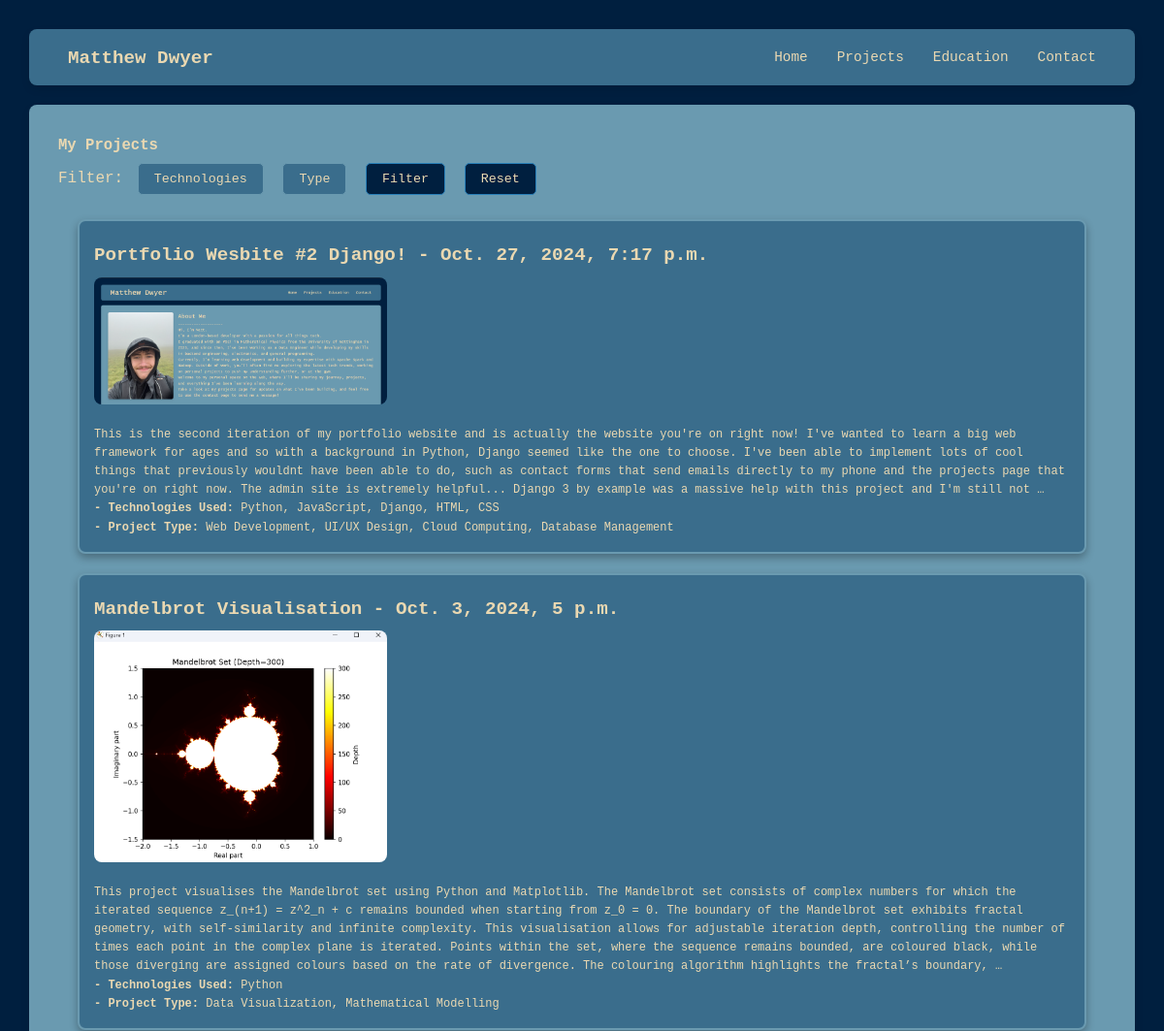
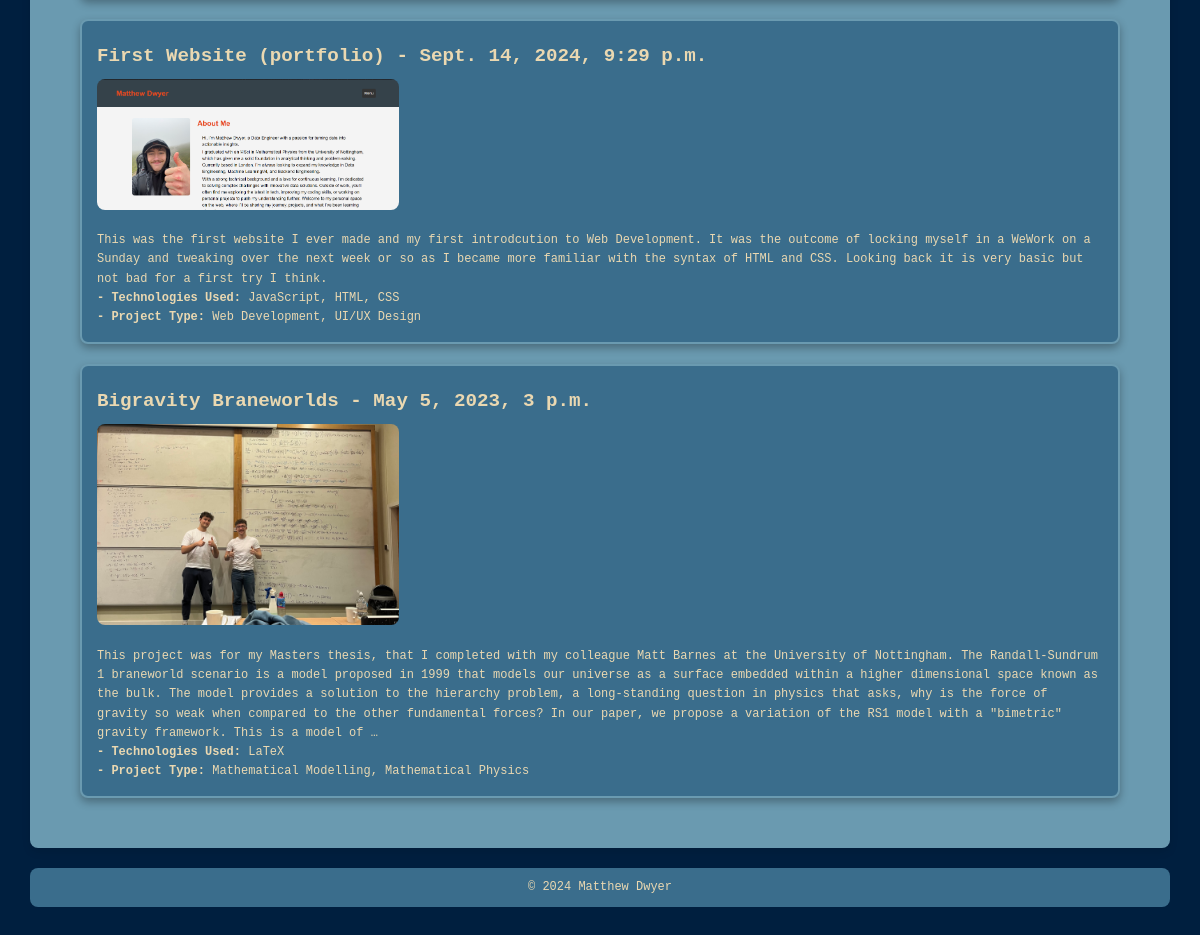
/projects/, run on the app's committed database (2 pictures, top to bottom).
### projects/models.py (models this page shows, shortened)
class Project(models.Model):
    title = models.CharField(max_length=200, verbose_name="Project Title")
    slug = models.SlugField(max_length=250, unique=True, blank=True, verbose_name="URL Slug")
    link = models.URLField(
        help_text="Enter a link to the project or repository.",
        blank=True,
        null=True
    )
    description = models.TextField(verbose_name="Project Description")
    created = models.DateTimeField(default=timezone.now, verbose_name="Date Created", editable=True)
    updated = models.DateTimeField(auto_now=True, verbose_name="Last Updated")
    image = models.ImageField(
        upload_to='images/',
        blank=True,
        null=True,
        help_text="Upload an image for the project.",
        verbose_name="Project Image"
    )
    file = models.FileField(
        upload_to='files/',
        blank=True,
        null=True,
        help_text="Upload a file related to the project.",
        verbose_name="Project File"
    )
    technologies = models.ManyToManyField(Technology, related_name="projects", verbose_name="Technologies Used")
    projecttype = models.ManyToManyField(ProjectType, related_name="projects", verbose_name="Project Types")
    def technology_list(self):
        return ", ".join(tech.name for tech in self.technologies.all())
    def type_list(self):
        return ", ".join(type.name for type in self.projecttype.all())
    class Meta:
        ordering = ["-created"]
        verbose_name = "Project"
        verbose_name_plural = "Projects"

class Technology(models.Model):
    name = models.CharField(max_length=100, unique=True, verbose_name="Technology Name")
    type = models.ForeignKey(
        TechnologyType,
        on_delete=models.CASCADE,
        related_name="technologies",
        verbose_name="Type"
    )

class ProjectType(models.Model):
    name = models.CharField(max_length=50, unique=True, verbose_name="Project Type")

### projects/views.py (the view)
# urls.py: path('', views.project_list, name='list'),
def project_list(request):
    technologies = Technology.objects.filter(projects__isnull=False) \
                                      .annotate(project_count=Count('projects')) \
                                      .order_by('name')
    project_types = ProjectType.objects.filter(projects__isnull=False) \
                                       .annotate(project_count=Count('projects')) \
                                       .order_by('name')
    selected_techs = request.GET.getlist('technologies')
    selected_types = request.GET.getlist('projecttype')
    projects = Project.objects.all()
    if selected_techs:
        projects = projects.filter(technologies__name__in=selected_techs).distinct()
    if selected_types:
        projects = projects.filter(projecttype__name__in=selected_types).distinct()
    context = {
        'projects': projects,
        'technologies': technologies,
        'projecttype': project_types,
        'selected_techs': selected_techs,
        'selected_types': selected_types
    }
    return render(request, 'projects/list.html', context)

### projects/templates/projects/list.html (shortened to what this page needs)
{% extends 'projects/base.html' %}
{% load static %}
{% block content %}
<div class="projects-container">
    <h2>My Projects</h2>
    <form method="get" action="{% url 'projects:list' %}">
        <label for="technologies">Filter:</label>
        <div class="dropdown-container">
            <button type="button" onclick="toggleDropdown('tech-dropdown')">Technologies</button>
        </div>
        <div class="dropdown-container">
            <button type="button" onclick="toggleDropdown('type-dropdown')">Type</button>
        </div>
        <button type="submit">Filter</button>
        <button type="filter" onclick="resetSelection()">Reset</button>
    </form>
    <div class="projects-grid">
        {% for project in projects %}
            <a href="{% url 'projects:detail' project.slug %}" class="project-card">
                <h3>{{ project.title }} - {{ project.created }}</h3>
                {% if project.image %}
                    <img src="{{ project.image.url }}" alt="Project Image">
                {% endif %}
                <p>{{ project.description|truncatewords:100 }}</p>
                <p><strong>- Technologies Used:</strong> {{ project.technology_list }}</p>
                <p><strong>- Project Type:</strong> {{ project.type_list }}</p>
            </a>
        {% endfor %}
    </div>
</div>
{% endblock %}

### projects/static/projects/project_styles.css (style rules this page uses)
:root { --primary-color: #3A6D8C; --secondary-color: #6A9AB0; --background-color: #001F3F; --font-color: #EAD8B1; --hover-color: #2980b9; --font-main: "Lucida Console", Monaco, monospace; --padding: 10px; --main-heading: 1.6vw; --nav-link-size: 1.2vw; --page-heading: 1.3vw; --sub-heading: 1.3; --paragraph: 1vw; }
* { margin: 0; padding: 0; box-sizing: border-box; }
h2 { font-size: var(--page-heading); }
h3 { font-size: var(--sub-heading); }
p { font-size: var(--paragraph); }
body { font-family: var(--font-main); background-color: var(--background-color); color: var(--font-color); line-height: 1.6; padding: 30px; }
.projects-grid { display: grid; grid-template-columns: 1fr; gap: 20px; padding: 20px; }
.project-card h3 { margin-top: 5px; margin-bottom: 7px; color: inherit; font-size: var(--main-heading); }
.project-card { display: block; background-color: var(--primary-color); border: 2px solid var(--secondary-color); border-radius: 8px; box-shadow: 0 4px 8px rgba(0, 0, 0, 0.3); padding: 15px; text-decoration: none; color: var(--font-color); transition: transform 0.2s, box-shadow 0.2s; }
.project-card:link, .project-card:visited, .project-card:hover, .project-card:focus { text-decoration: none; color: var(--font-color); }
.project-card img { width: 30%; height: auto; border-radius: 8px; margin-bottom: 12px; }
button { font-family: var(--font-main); color: var(--font-color); background-color: var(--primary-color); border: 1px solid var(--secondary-color); padding: 8px 16px; margin: 5px; border-radius: 5px; cursor: pointer; transition: background-color 0.3s ease, transform 0.2s ease; }
.dropdown-container { position: relative; display: inline-block; }
form { position: relative; }
button[type="submit"], button[type="filter"]:last-of-type { background-color: var(--background-color); color: var(--font-color); border: 1px solid var(--hover-color); }

### data on the page
Project: title "Portfolio Wesbite #2 Django!", created "Oct. 27, 2024, 7:17 p.m.", image (picture), description "This is the second iteration of my portfolio website and is actually the website you're on right now! I've wanted to learn a big web framework for ages and so with a background in Python, Django seemed like the one to choose. I've been able to implement lots of cool things that previously wouldnt have been able to do, such as contact forms that send emails directly to my phone and the projects page that you're on right now. The admin site is extremely helpful... Django 3 by example was a massive help with this project and I'm still not …", technology_list "Python, JavaScript, Django, HTML, CSS", type_list "Web Development, UI/UX Design, Cloud Computing, Database Management"
Project: title "Mandelbrot Visualisation", created "Oct. 3, 2024, 5 p.m.", image (picture), description "This project visualises the Mandelbrot set using Python and Matplotlib. The Mandelbrot set consists of complex numbers for which the iterated sequence z_(n+1) = z^2_n + c remains bounded when starting from z_0 = 0. The boundary of the Mandelbrot set exhibits fractal geometry, with self-similarity and infinite complexity. This visualisation allows for adjustable iteration depth, controlling the number of times each point in the complex plane is iterated. Points within the set, where the sequence remains bounded, are coloured black, while those diverging are assigned colours based on the rate of divergence. The colouring algorithm highlights the fractal’s boundary, …", technology_list "Python", type_list "Data Visualization, Mathematical Modelling"
Project: title "First Website (portfolio)", created "Sept. 14, 2024, 9:29 p.m.", image (picture), description "This was the first website I ever made and my first introdcution to Web Development. It was the outcome of locking myself in a WeWork on a Sunday and tweaking over the next week or so as I became more familiar with the syntax of HTML and CSS. Looking back it is very basic but not bad for a first try I think.", technology_list "JavaScript, HTML, CSS", type_list "Web Development, UI/UX Design"
Project: title "Bigravity Braneworlds", created "May 5, 2023, 3 p.m.", image (picture), description "This project was for my Masters thesis, that I completed with my colleague Matt Barnes at the University of Nottingham. The Randall-Sundrum 1 braneworld scenario is a model proposed in 1999 that models our universe as a surface embedded within a higher dimensional space known as the bulk. The model provides a solution to the hierarchy problem, a long-standing question in physics that asks, why is the force of gravity so weak when compared to the other fundamental forces? In our paper, we propose a variation of the RS1 model with a \"bimetric\" gravity framework. This is a model of …", technology_list "LaTeX", type_list "Mathematical Modelling, Mathematical Physics"
